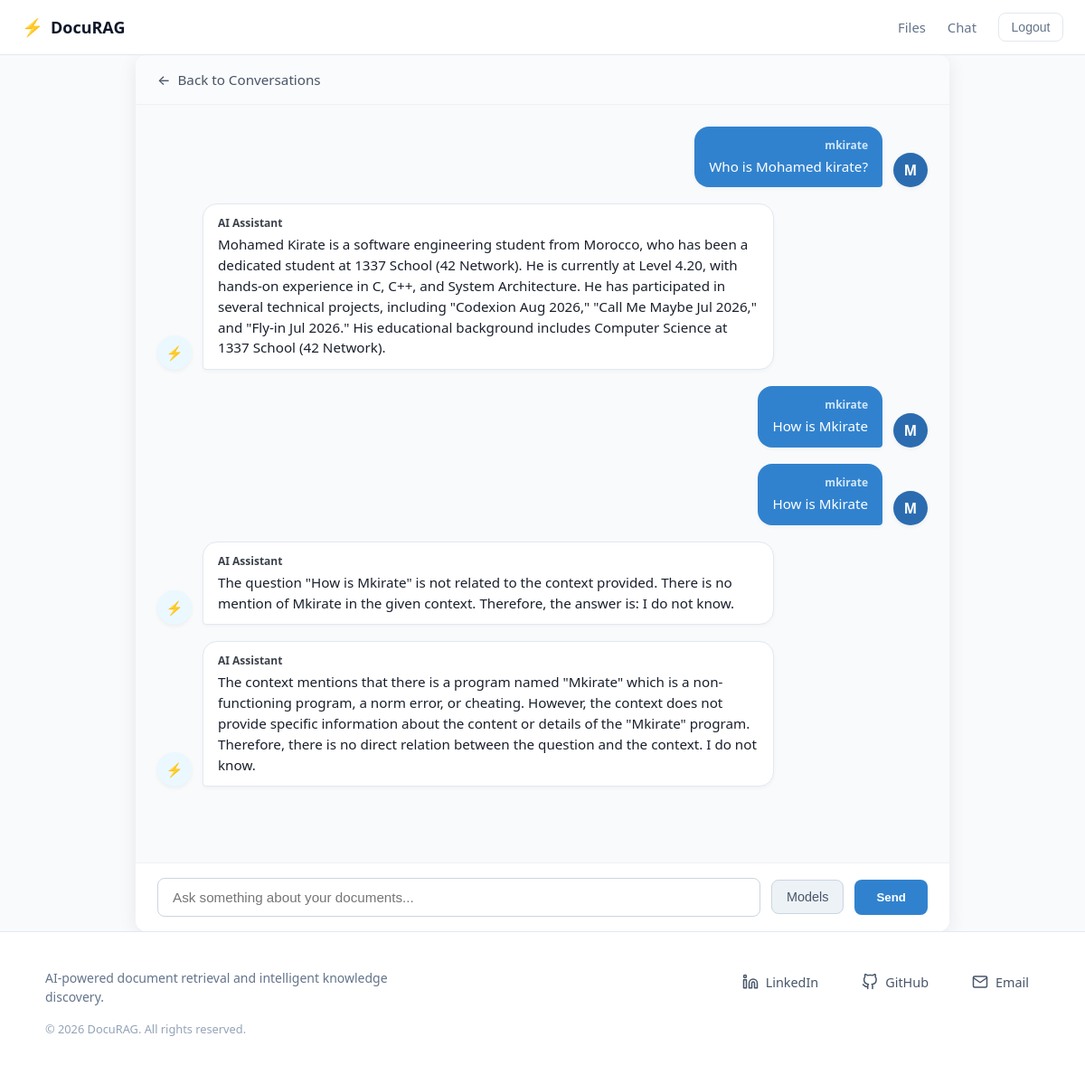
Before: /chatbot/3/conversation (signed in) with the older database file.
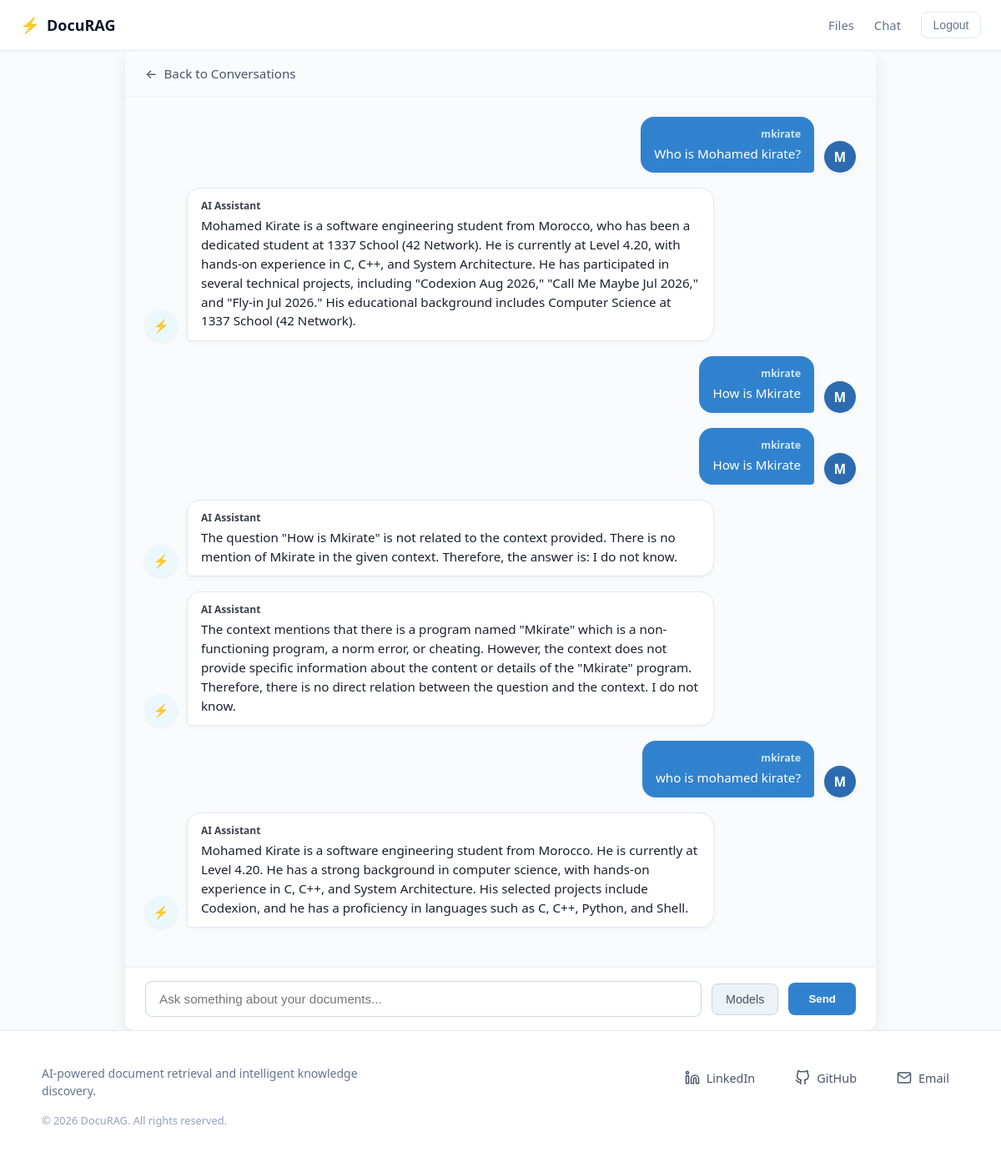
After: the same page with the newer database file.
### chatbot/models.py (models this page shows)
class Message(models.Model):
    owner = models.ForeignKey(User, on_delete=models.CASCADE)
    body = models.TextField()
    created_at = models.DateTimeField(auto_now_add=True)
    class Meta:
            ordering = ["created_at"]

### user_auth/models.py (models this page shows)
class User(AbstractUser):
    email = models.EmailField(unique=True)
    username = models.CharField(max_length=255, unique=True)
    role = models.ForeignKey(UserRole, on_delete=models.SET_NULL,
                             null=True,
                             related_name="users")

### chatbot/views.py (the view, shortened to what this page needs)
# urls.py: path('chatbot', views.converstaions_view, name="conversations"),
@login_required(login_url='login')
def chatbot(request, pk):
    if LoadingBase.objects.filter(user=request.user).exists():
        data = LoadingBase.objects.get(user=request.user)
        conversation = Conversation.objects.get(room__user=request.user, pk=pk)
        upload_dir = Path(settings.UPLOAD_DIR)
        files_path = []
        for file in data.files.all():
            file_path = upload_dir / file.file_path
            files_path.append(str(file_path))
        if not files_path:
            return redirect('add-file')
        context = {'conversations': conversation.conversations.all()}
        return render(request, "chatbot.html", context)
    return redirect('add-file')

### chatbot/templates/chatbot.html (shortened to what this page needs)
{% extends 'main.html' %}
{% load static %}
{% block extra_css %}
    <link rel="stylesheet" href="{% static 'chatbot/chat.css' %}">
{% endblock %}
{% block content %}
<div class="chat-container">
    <div class="chat-header">
        <a href="{% url 'conversations' %}" class="btn-back">
            <span class="back-arrow">&larr;</span> Back to Conversations
        </a>
    </div>
    <div class="chat-messages">
        {% for message in conversations %}
            {% if message.owner.role.name == 'assistant' %}
                <div class="msg-row msg-ai">
                    <div class="msg-avatar">⚡</div>
                    <div class="msg-bubble">
                        <div class="msg-sender">AI Assistant</div>
                        <div class="msg-text">{{ message.body }}</div>
                    </div>
                </div>
            {% else %}
                <div class="msg-row msg-user">
                    <div class="msg-bubble">
                        <div class="msg-sender">{{ message.owner.username }}</div>
                        <div class="msg-text">{{ message.body }}</div>
                    </div>
                    <div class="msg-avatar">{{ message.owner.username|first|upper }}</div>
                </div>
            {% endif %}
        {% empty %}
            <div class="chat-empty-state">
                <div class="empty-icon">💡</div>
                <h3>Ask a question about your files</h3>
                <p>Type your query below to search and generate responses based on your uploaded documents.</p>
            </div>
        {% endfor %}
    </div>
    <div class="chat-input-wrapper">
        <form method="post" class="chat-form">
            <input
                type="text"
                name="query"
                placeholder="Ask something about your documents..."
                autocomplete="off"
                class="chat-input"
            >
            <div class="model-selector-container">
                <button type="button" id="models_button" class="model-trigger-btn">Models</button>
            </div>
            <button type="submit" class="btn-chat-send">Send</button>
        </form>
    </div>
</div>
{% endblock %}

### templates/main.html (shortened to what this page needs)
<!DOCTYPE html>
<html lang="en">
<head>
    {% load static %}
    <link rel="stylesheet" href="{% static 'core/base.css' %}">
    {% block extra_css %}{% endblock %}
</head>
<body>
    {% include 'navbar.html' %}
    <main class="main-wrapper">
        {% block content %}
        {% endblock %}
    </main>
    {% include 'footer.html' %}
</body>
</html>

### templates/navbar.html (shortened to what this page needs)
<nav class="navbar">
    <div class="nav-container">
        <a href="{% url 'home-view' %}" class="nav-brand">
            <span class="brand-icon">⚡</span>
            <span class="brand-name">DocuRAG</span>
        </a>
        <div class="nav-links">
            {% if request.user.is_authenticated %}
                <a href="{% url 'uploaded-files' %}" class="nav-link">Files</a>
                <a href="{% url 'conversations' %}" class="nav-link">Chat</a>
                <form action="{% url 'logout' %}" method="post" class="nav-logout-form">
                    <button type="submit" class="btn-nav-logout">Logout</button>
                </form>
            {% else %}
                <a href="{% url 'login' %}" class="nav-link">Log in</a>
                <a href="{% url 'register' %}" class="btn-nav-register">Sign up</a>
            {% endif %}
        </div>
    </div>
</nav>

### templates/footer.html (shortened to what this page needs)
<footer class="footer">
    <div class="footer-container">
        <div class="footer-brand">
            <p class="footer-tagline">
                AI-powered document retrieval and intelligent knowledge discovery.
            </p>
            <p class="footer-copyright">
                &copy; {% now "Y" %} DocuRAG. All rights reserved.
            </p>
        </div>
        <div class="footer-links">
            <a href="https://www.linkedin.com/in/mohamed-kirate" target="_blank" rel="noopener noreferrer" class="footer-link">
                <span>LinkedIn</span>
            </a>
            <a href="https://github.com/MohamedKirate-hub" target="_blank" rel="noopener noreferrer" class="footer-link">
                <span>GitHub</span>
            </a>
            <a href="mailto:med.kirate@gmail.com" class="footer-link">
                <span>Email</span>
            </a>
        </div>
    </div>
</footer>

### static/core/base.css (style rules this page uses)
:root { --bg-main: #f8fafc; --bg-surface: #ffffff; --bg-input: #f1f5f9; --border-color: #e2e8f0; --accent-primary: #4f46e5; --accent-primary-hover: #4338ca; --accent-secondary: #0891b2; --accent-glow: rgba(79, 70, 229, 0.12); --text-main: #0f172a; --text-muted: #64748b; --danger-color: #dc2626; }
*, *::before, *::after { box-sizing: border-box; }
body { margin: 0; padding: 0; background-color: var(--bg-main); color: var(--text-main); font-family: system-ui, -apple-system, BlinkMacSystemFont, 'Segoe UI', Roboto, sans-serif; min-height: 100vh; display: flex; flex-direction: column; }
.main-wrapper { flex: 1; display: flex; flex-direction: column; width: 100%; }
.navbar { background-color: var(--bg-surface); border-bottom: 1px solid var(--border-color); position: sticky; top: 0; z-index: 100; }
.nav-container { max-width: 1200px; margin: 0 auto; padding: 0.85rem 1.5rem; display: flex; align-items: center; justify-content: space-between; }
.nav-brand { display: flex; align-items: center; gap: 0.5rem; text-decoration: none; color: var(--text-main); font-weight: 700; font-size: 1.125rem; }
.brand-icon { font-size: 1.2rem; }
.nav-links { display: flex; align-items: center; gap: 1.5rem; }
.nav-link { text-decoration: none; color: var(--text-muted); font-size: 0.925rem; font-weight: 500; transition: color 0.2s ease; }
.nav-logout-form { margin: 0; display: inline-flex; }
.btn-nav-logout { background: transparent; border: 1px solid var(--border-color); color: var(--text-muted); padding: 0.45rem 0.85rem; border-radius: 8px; font-size: 0.875rem; font-weight: 500; cursor: pointer; transition: background-color 0.2s ease, color 0.2s ease, border-color 0.2s ease; }
.footer { width: 100%; background-color: #ffffff; border-top: 1px solid #e2e8f0; padding: 2.5rem 1.5rem; margin-top: auto; box-sizing: border-box; }
.footer-container { max-width: 1100px; margin: 0 auto; display: flex; justify-content: space-between; align-items: flex-start; gap: 2rem; flex-wrap: wrap; }
.footer-brand { display: flex; flex-direction: column; gap: 0.5rem; max-width: 380px; }
.footer-tagline { font-size: 0.875rem; color: #64748b; line-height: 1.5; margin: 0; }
.footer-copyright { font-size: 0.8rem; color: #94a3b8; margin-top: 0.5rem; }
.footer-links { display: flex; align-items: center; gap: 1.5rem; flex-wrap: wrap; }
.footer-link { display: inline-flex; align-items: center; gap: 0.5rem; color: #475569; text-decoration: none; font-size: 0.9rem; font-weight: 500; padding: 0.4rem 0.75rem; border-radius: 6px; transition: all 0.2s ease; }
.footer-icon { flex-shrink: 0; transition: transform 0.2s ease; }

Changed rows visible on the page:
added Message: owner.username "mkirate", body "who is mohamed kirate?", owner.username|first "M"
added Message: body "Mohamed Kirate is a software engineering student from Morocco. He is currently at Level 4.20. He has a strong background in computer science, with hands-on experience in C, C++, and System Architecture. His selected projects include Codexion, and he has a proficiency in languages such as C, C++, Python, and Shell."
